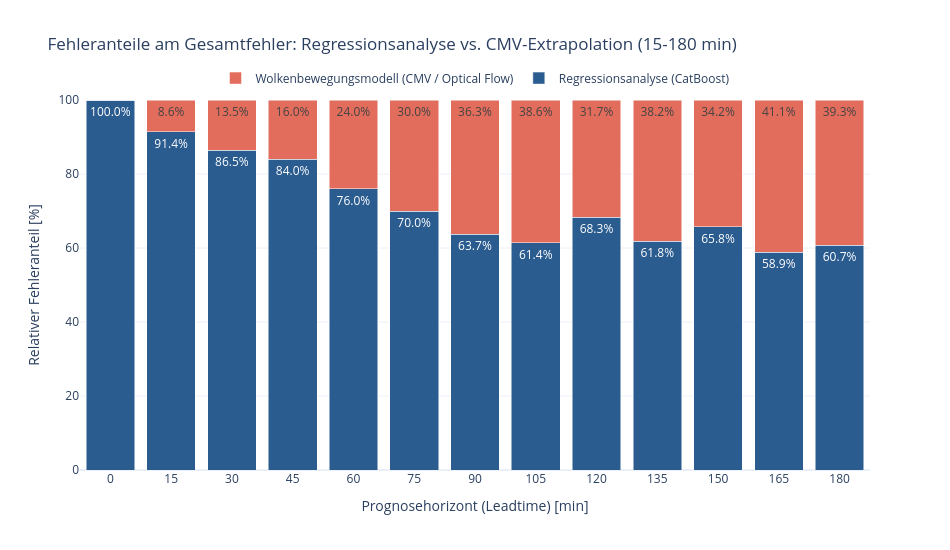

The cell this chart's notebook holds for it:
### Code cell
# Compute error decomposition per leadtime and featureset
df_seviri = df_all[df_all["HAS_SEVIRI"] == True].copy()

# Calculate squared errors per row
df_seviri["SE_TOTAL"] = (df_seviri["SPECIFIC_YIELD_PRED_CMV"] - df_seviri["SPECIFIC_YIELD"]) ** 2
df_seviri["SE_REG"] = (df_seviri["SPECIFIC_YIELD_PRED_ORG"] - df_seviri["SPECIFIC_YIELD"]) ** 2
df_seviri["SE_CMV"] = (df_seviri["SPECIFIC_YIELD_PRED_CMV"] - df_seviri["SPECIFIC_YIELD_PRED_ORG"]) ** 2

# Aggregate error components across all scenarios and feeders
decomp = df_seviri.groupby(["FEATURE_SET", "LEADTIME_MIN"]).agg(
    MSE_TOTAL=("SE_TOTAL", "mean"),
    MSE_REG=("SE_REG", "mean"),
    MSE_CMV=("SE_CMV", "mean"),
    MAE_TOTAL=("ERROR_TOTAL", lambda x: np.mean(np.abs(x))),
    MAE_REG=("ERROR_REGRESSION", lambda x: np.mean(np.abs(x))),
    MAE_CMV=("ERROR_CMV", lambda x: np.mean(np.abs(x)))
).reset_index()

# Calculate RMSE and relative percentage shares
decomp["RMSE_TOTAL"] = np.sqrt(decomp["MSE_TOTAL"])
decomp["RMSE_REG"] = np.sqrt(decomp["MSE_REG"])
decomp["RMSE_CMV"] = np.sqrt(decomp["MSE_CMV"])
decomp["DELTA_RMSE"] = decomp["RMSE_TOTAL"] - decomp["RMSE_REG"]

sum_mse = decomp["MSE_REG"] + decomp["MSE_CMV"]
decomp["SHARE_REG_PCT"] = (decomp["MSE_REG"] / sum_mse) * 100
decomp["SHARE_CMV_PCT"] = (decomp["MSE_CMV"] / sum_mse) * 100

# Save decomposed metrics table to CSV
decomp_path = os.path.join(result_path, "S6_LOC_error_decomposition_by_leadtime.csv")
decomp.to_csv(decomp_path, index=False, sep=";", decimal=",", encoding="utf-8-sig")
print("Saved decomposition table to:", decomp_path)


# Diagram: Relative Error Share over Leadtime
fig_share = go.Figure()

# Average across feature sets for global view
global_decomp = decomp.groupby("LEADTIME_MIN")[["SHARE_REG_PCT", "SHARE_CMV_PCT"]].mean().reset_index()

fig_share.add_trace(go.Bar(
    x=global_decomp["LEADTIME_MIN"],
    y=global_decomp["SHARE_REG_PCT"],
    name="Regressionsanalyse (CatBoost)",
    marker_color="#2b5c8f",
    text=global_decomp["SHARE_REG_PCT"].round(1).astype(str) + "%",
    textposition="inside"
))

fig_share.add_trace(go.Bar(
    x=global_decomp["LEADTIME_MIN"],
    y=global_decomp["SHARE_CMV_PCT"],
    name="Wolkenbewegungsmodell (CMV / Optical Flow)",
    marker_color="#e26d5c",
    text=global_decomp["SHARE_CMV_PCT"].round(1).astype(str) + "%",
    textposition="inside"
))

fig_share.update_layout(
    barmode="stack",
    title="Fehleranteile am Gesamtfehler: Regressionsanalyse vs. CMV-Extrapolation (15-180 min)",
    xaxis=dict(title="Prognosehorizont (Leadtime) [min]", tickmode="linear", dtick=15),
    yaxis=dict(title="Relativer Fehleranteil [%]", range=[0, 100]),
    legend=dict(orientation="h", yanchor="bottom", y=1.02, xanchor="center", x=0.5),
    template="plotly_white",
    height=550,
    width=950
)
fig_share.show()
fig_share.write_image(os.path.join(result_path, "S6_LOC_error_share_stacked_bar.png"), scale=3)
fig_share.write_html(os.path.join(result_path, "S6_LOC_error_share_stacked_bar.html"))


# Diagram: RMSE Progression and Delta over Leadtime
fig_rmse = go.Figure()

# Plot RMSE Total vs RMSE Regression Oracle
fig_rmse.add_trace(go.Scatter(
    x=global_decomp["LEADTIME_MIN"],
    y=decomp.groupby("LEADTIME_MIN")["RMSE_TOTAL"].mean(),
    mode="lines+markers",
    name="RMSE Hybrid (CMV + CatBoost)",
    line=dict(color="#d90429", width=3)
))

fig_rmse.add_trace(go.Scatter(
    x=global_decomp["LEADTIME_MIN"],
    y=decomp.groupby("LEADTIME_MIN")["RMSE_REG"].mean(),
    mode="lines+markers",
    name="RMSE Regression CatBoost mit gemessenen SEVIRI-Daten",
    line=dict(color="#2b2d42", width=2, dash="dash")
))

fig_rmse.add_trace(go.Scatter(
    x=global_decomp["LEADTIME_MIN"],
    y=decomp.groupby("LEADTIME_MIN")["DELTA_RMSE"].mean(),
    mode="lines+markers",
    name="Δ RMSE (Verlust durch CMV-Ungenauigkeit)",
    line=dict(color="#8d99ae", width=2, dash="dot")
))

fig_rmse.update_layout(
    title="Fehlerdivergenz über den Prognosezeitraum 15 bis 180 Minuten",
    xaxis=dict(title="Prognosehorizont [min]", tickmode="linear", dtick=15),
    yaxis=dict(title="RMSE [kWh/kWp]"),
    legend=dict(orientation="h", yanchor="bottom", y=1.02, xanchor="center", x=0.5),
    template="plotly_white",
    height=550,
    width=950
)
fig_rmse.show()
fig_rmse.write_image(os.path.join(result_path, "S6_LOC_rmse_progression_leadtime.png"), scale=3)
fig_rmse.write_html(os.path.join(result_path, "S6_LOC_rmse_progression_leadtime.html"))

### Figure 1 — Plotly figure (JSON) as saved in the notebook; plotly's stock layout.template omitted (floating-point values rounded to 4 significant figures)
{"data": [{"marker": {"color": "#2b5c8f"}, "name": "Regressionsanalyse (CatBoost)", "text": ["100.0%", "91.4%", "86.5%", "84.0%", "76.0%", "70.0%", "63.7%", "61.4%", "68.3%", "61.8%", "65.8%", "58.9%", "60.7%"], "textposition": "inside", "type": "bar", "x": [0, 15, 30, 45, 60, 75, 90, 105, 120, 135, 150, 165, 180], "y": [100.0, 91.42, 86.46, 84.05, 76.01, 69.99, 63.75, 61.4, 68.29, 61.84, 65.81, 58.91, 60.71]}, {"marker": {"color": "#e26d5c"}, "name": "Wolkenbewegungsmodell (CMV / Optical Flow)", "text": ["0.0%", "8.6%", "13.5%", "16.0%", "24.0%", "30.0%", "36.3%", "38.6%", "31.7%", "38.2%", "34.2%", "41.1%", "39.3%"], "textposition": "inside", "type": "bar", "x": [0, 15, 30, 45, 60, 75, 90, 105, 120, 135, 150, 165, 180], "y": [0.0, 8.582, 13.54, 15.95, 23.99, 30.01, 36.25, 38.6, 31.71, 38.16, 34.19, 41.09, 39.29]}], "layout": {"barmode": "stack", "height": 550, "legend": {"orientation": "h", "x": 0.5, "xanchor": "center", "y": 1.02, "yanchor": "bottom"}, "title": {"text": "Fehleranteile am Gesamtfehler: Regressionsanalyse vs. CMV-Extrapolation (15-180 min)"}, "width": 950, "xaxis": {"dtick": 15, "tickmode": "linear", "title": {"text": "Prognosehorizont (Leadtime) [min]"}}, "yaxis": {"range": [0, 100], "title": {"text": "Relativer Fehleranteil [%]"}}}}
